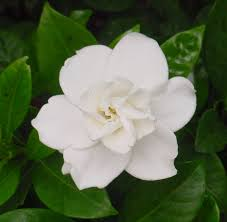
#> input picture HW7/images (3).jpeg, 227 x 222 px, found by its file name
$ jupyter execute otsoo.ipynb
#> lines starting #> are read from the running program, lines starting #| are printed output that depends on the picture; after the words box and inside, x2 and y2 are one past the last pixel; in counts of white or black regions, pixels touching at a corner belong together
[cell 1]
from google.colab import drive

# Accessing My Google Drive
drive.mount('/content/drive')

[cell 2]
import numpy as np
import cv2 as cv
import random
import math
from matplotlib import pyplot as plt
img_address = "drive/My Drive/Colab Notebooks/images (3).jpeg"
img = cv.imread(img_address, 0)
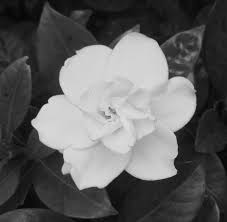
#> img: shape (222, 227); min 1, max 228, mean 95.5
plt.imshow(img, cmap=plt.get_cmap('gray'))

[cell 3]
def caclculate_histo(img):
    histo = np.zeros(256, np.int32)
    for i in range(0, img.shape[0]):
        for j in range(0, img.shape[1]):
            histo[img[i][j]] += 1
    plt.plot(histo)
    plt.show()
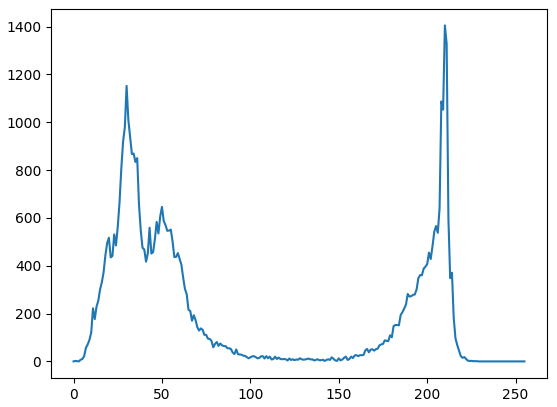
#> figure drawn by matplotlib, 1 panel; curve peaks at x = 210, y = 1405
    return histo

[cell 4]
histo = caclculate_histo(img)
#> histo = 256 values, max 1405 at index 210, min 0 at index 0, mean 196.9

[cell 5]
def median_t(t):
  img_size = len(img[0])*len(img[1])
  median=0
  for i in range(0,t):
    median += i*histo[i]/img_size
  return median

[cell 6]
def teta_t(t):
  img_size = len(img[0])*len(img[1])
  teta=0
  for i in range(0,t):
    teta += histo[i]/img_size
  return teta

[cell 7]
def variance_b(t):
  return np.power(median_t(t)-median_t(255)*teta_t(t),2)/(teta_t(t)*(1-teta_t(t)))

[cell 8]
def maximum_t():
  max,max_i = 0, 0
  for i in range(0 , len(histo)):
    var=variance_b(i)
    if var > max :
      max = var
      max_i = i
#> this loop made 256 passes
#> (var, max) on passes 3, 4, 6, 7, 8, 9, 10, 11, 12, 13, 14, 15: (0.331, 0.331), (0.493, 0.493), (1.58, 1.58), (3.09, 3.09), (6.36, 6.36), (14.63, 14.63), (24.72, 24.72), (37.26, 37.26), (53.78, 53.78), (83.57, 83.57), (106.9, 106.9), (136.7, 136.7)
#> var on passes 1, 2, 5: nan, nan, 0.493
  return max_i

[cell 9]
maximum_t()

[cell 10]
def image_segmentation():
  segmented_img = np.zeros((img.shape[0], img.shape[1]), np.int32)
#> segmented_img: shape (222, 227) int32; every value is 0
  threshold = maximum_t()
  for i in range(0 ,img.shape[0]) :
    for j in range(0 ,img.shape[1]) :
      if img[i][j]>threshold:
        segmented_img[i][j] = 255
      else :
        segmented_img[i][j] = 0
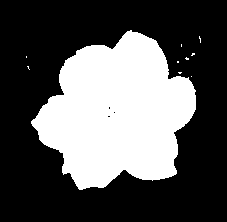
#> segmented_img: shape (222, 227) int32; 34.4% white; 10 white regions (9 under 20 px), largest, box (x1, y1, x2, y2) and area: (31, 30, 196, 190) 17269
  result = np.hstack([segmented_img,img])
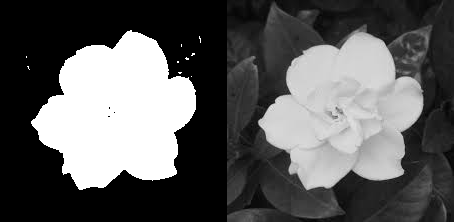
#> result: shape (222, 454) int32; min 0, max 255, mean 91.5
  plt.title("Segmented image vs image")
  plt.imshow(result, cmap=plt.get_cmap('gray'))
  plt.show()
  return
